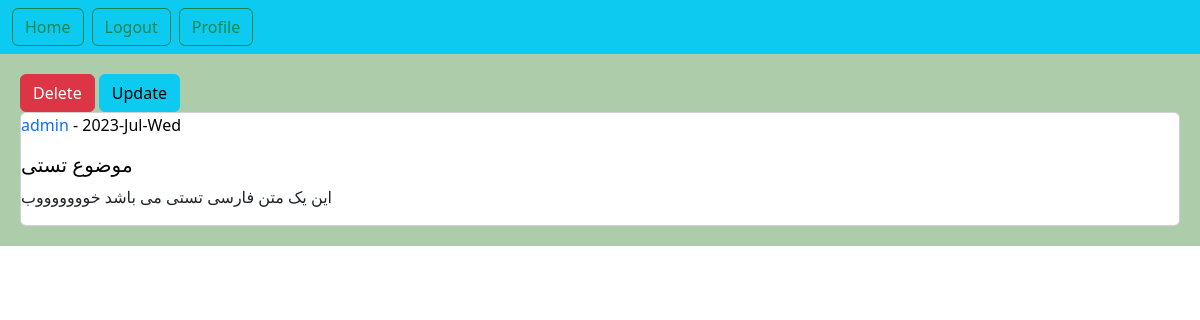
The page /post/11/yn-ykh-mtn-frsy-tsty-my-bshd/ (signed in) on the database as committed earlier.
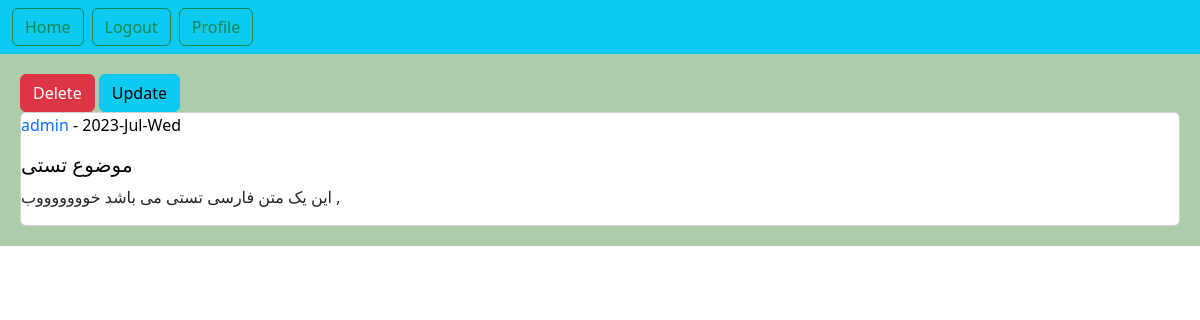
The same page on the database as committed later.
### home/models.py (models this page shows, shortened)
class Post(models.Model):
    user = models.ForeignKey(User, on_delete=models.CASCADE,related_name='posts')  # اگر یک یوزر حذف شد پست هایش نیز حذف می شود.
    title = models.CharField(max_length=240)
    body = models.TextField()
    slug = models.SlugField()
    created = models.DateTimeField(auto_now_add=True)
    updated = models.DateTimeField(auto_now=True)
    class Meta:
        ordering = ['-created']  # مرتب سازی پست ها بر اساس تاریخ

### home/views.py (the view)
# urls.py: path('post/<int:post_id>/<slug:post_slug>/', views.PostDetailView.as_view(), name='post_detail'),
class PostDetailView(View):
    def get(self, request, post_id, post_slug):
        post = get_object_or_404(Post, pk=post_id, slug=post_slug)
        return render(request, 'home/detail.html', {'post': post})

### home/templates/home/detail.html (shortened to what this page needs)
{% extends 'base.html' %}
{% block content %}
    {% if request.user.id == post.user.id %}
    <a href="{% url 'home:post_delete' post.id %}" class="btn btn-danger">Delete</a>
    <a href="{% url 'home:post_update' post.id %}" class="btn btn-info">Update</a>
    {% endif %}
    <div class="card">
    <p style="color: black;"><a href="{% url 'account:user_profile' post.user.id %}" style="text-decoration: none">{{ post.user }}</a> - {{ post.updated|date:"Y-M-D" }}</p>
    <h5 style="color: black">{{ post.title }}</h5>
    <p>{{ post.body }}</p>
    </div>
{% endblock %}

Rows that differ between the two databases and show on the page:
changed Post "موضوع تستی": body "این یک متن فارسی تستی می باشد خوووووووب" → "این یک متن فارسی تستی می باشد خوووووووب ,"
